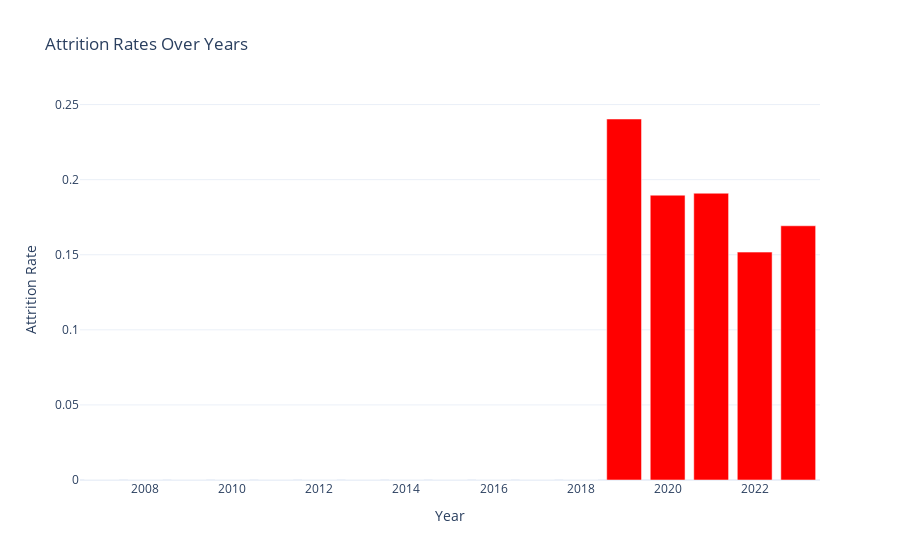

Notebook source saved alongside this figure:
### Code cell
# Attrition Analysis
attrition_rates = {}
for year in years:
    total_employees_start_of_year = headcount_over_years.get(year, 0)
    terminations_this_year = df[df['Year of Termination'] == year].shape[0]
    if total_employees_start_of_year > 0:
        attrition_rate = terminations_this_year / total_employees_start_of_year
    else:
        attrition_rate = 0
    attrition_rates[year] = attrition_rate

# Plotting the Attrition Rates Over Years with Plotly
fig_attrition = go.Figure(go.Bar(
    x=list(attrition_rates.keys()),
    y=list(attrition_rates.values()),
    marker_color='red'
))
fig_attrition.update_layout(
    title='Attrition Rates Over Years',
    xaxis_title='Year',
    yaxis_title='Attrition Rate',
    template='plotly_white'
)
fig_attrition.show()

### Figure 1 — Plotly figure (JSON) as saved in the notebook; plotly's stock layout.template omitted (floating-point values rounded to 4 significant figures)
{"data": [{"marker": {"color": "red"}, "type": "bar", "x": [2007, 2008, 2009, 2010, 2011, 2012, 2013, 2014, 2015, 2016, 2017, 2018, 2019, 2020, 2021, 2022, 2023], "y": [0, 0, 0, 0, 0, 0, 0, 0, 0, 0, 0, 0, 0.2404, 0.1897, 0.191, 0.1518, 0.1693]}], "layout": {"title": {"text": "Attrition Rates Over Years"}, "xaxis": {"title": {"text": "Year"}}, "yaxis": {"title": {"text": "Attrition Rate"}}}}
